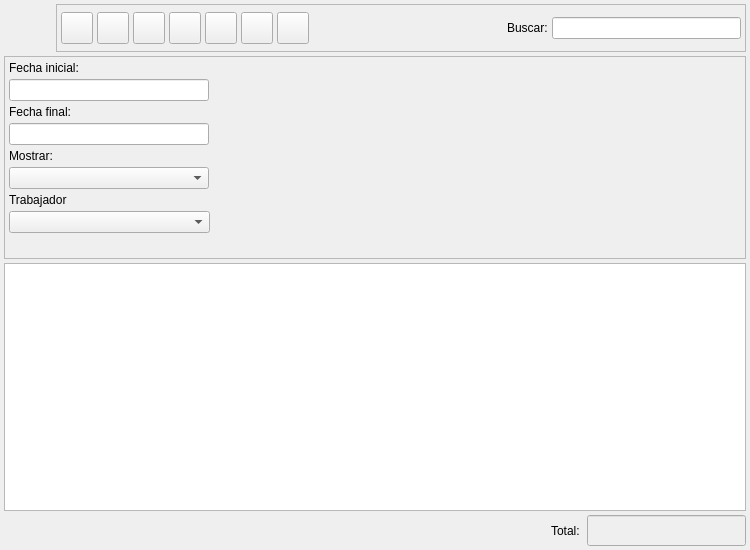
<?xml version="1.0" encoding="UTF-8"?>
<ui version="4.0">
 <author>Tomeu Borras</author>
 <class>FacturaIVAIncClienteListBase</class>
 <widget class="QWidget" name="FacturaIVAIncClienteListBase">
  <property name="enabled">
   <bool>true</bool>
  </property>
  <property name="geometry">
   <rect>
    <x>0</x>
    <y>0</y>
    <width>750</width>
    <height>550</height>
   </rect>
  </property>
  <property name="minimumSize">
   <size>
    <width>750</width>
    <height>550</height>
   </size>
  </property>
  <property name="windowTitle">
   <string>Facturas a clientes (IVA inc)</string>
  </property>
  <property name="windowIcon">
   <iconset resource="../../../bulmages.qrc">
    <normaloff>:/Images/client-delivery-note-list.png</normaloff>:/Images/client-delivery-note-list.png</iconset>
  </property>
  <layout class="QGridLayout">
   <property name="margin">
    <number>4</number>
   </property>
   <property name="spacing">
    <number>4</number>
   </property>
   <item row="1" column="0">
    <widget class="QFrame" name="m_busqueda">
     <property name="minimumSize">
      <size>
       <width>16</width>
       <height>185</height>
      </size>
     </property>
     <property name="frameShape">
      <enum>QFrame::StyledPanel</enum>
     </property>
     <property name="frameShadow">
      <enum>QFrame::Raised</enum>
     </property>
     <layout class="QGridLayout">
      <property name="margin">
       <number>4</number>
      </property>
      <property name="spacing">
       <number>4</number>
      </property>
      <item row="8" column="0">
       <spacer>
        <property name="orientation">
         <enum>Qt::Vertical</enum>
        </property>
        <property name="sizeType">
         <enum>QSizePolicy::Preferred</enum>
        </property>
        <property name="sizeHint" stdset="0">
         <size>
          <width>201</width>
          <height>21</height>
         </size>
        </property>
       </spacer>
      </item>
      <item row="4" column="0">
       <widget class="QLabel" name="label_2">
        <property name="text">
         <string>Mostrar:</string>
        </property>
        <property name="alignment">
         <set>Qt::AlignLeading|Qt::AlignLeft|Qt::AlignVCenter</set>
        </property>
       </widget>
      </item>
      <item row="0" column="1" rowspan="9">
       <layout class="QVBoxLayout">
        <property name="spacing">
         <number>4</number>
        </property>
        <property name="margin">
         <number>0</number>
        </property>
        <item>
         <widget class="BfBuscarArticulo" name="m_articulo" native="true">
          <property name="sizePolicy">
           <sizepolicy hsizetype="Expanding" vsizetype="Preferred">
            <horstretch>0</horstretch>
            <verstretch>0</verstretch>
           </sizepolicy>
          </property>
         </widget>
        </item>
        <item>
         <widget class="BlSearchWidget" name="m_cliente" native="true">
          <property name="sizePolicy">
           <sizepolicy hsizetype="Expanding" vsizetype="Preferred">
            <horstretch>0</horstretch>
            <verstretch>0</verstretch>
           </sizepolicy>
          </property>
          <property name="minimumSize">
           <size>
            <width>250</width>
            <height>0</height>
           </size>
          </property>
         </widget>
        </item>
       </layout>
      </item>
      <item row="5" column="0">
       <widget class="QComboBox" name="mui_procesada">
        <property name="sizePolicy">
         <sizepolicy hsizetype="Fixed" vsizetype="Preferred">
          <horstretch>0</horstretch>
          <verstretch>0</verstretch>
         </sizepolicy>
        </property>
        <property name="minimumSize">
         <size>
          <width>200</width>
          <height>21</height>
         </size>
        </property>
        <property name="focusPolicy">
         <enum>Qt::StrongFocus</enum>
        </property>
        <property name="frame">
         <bool>true</bool>
        </property>
       </widget>
      </item>
      <item row="0" column="0">
       <widget class="QLabel" name="textLabel1_4">
        <property name="text">
         <string>Fecha inicial:</string>
        </property>
       </widget>
      </item>
      <item row="2" column="0">
       <widget class="QLabel" name="textLabel1_4_2">
        <property name="text">
         <string>Fecha final:</string>
        </property>
       </widget>
      </item>
      <item row="3" column="0">
       <widget class="BlDateSearch" name="m_fechafin">
        <property name="sizePolicy">
         <sizepolicy hsizetype="Fixed" vsizetype="Preferred">
          <horstretch>0</horstretch>
          <verstretch>0</verstretch>
         </sizepolicy>
        </property>
        <property name="minimumSize">
         <size>
          <width>200</width>
          <height>21</height>
         </size>
        </property>
       </widget>
      </item>
      <item row="1" column="0">
       <widget class="BlDateSearch" name="m_fechain">
        <property name="sizePolicy">
         <sizepolicy hsizetype="Fixed" vsizetype="Preferred">
          <horstretch>0</horstretch>
          <verstretch>0</verstretch>
         </sizepolicy>
        </property>
        <property name="minimumSize">
         <size>
          <width>200</width>
          <height>21</height>
         </size>
        </property>
       </widget>
      </item>
      <item row="7" column="0">
       <widget class="BlComboBox" name="m_idtrabajador"/>
      </item>
      <item row="6" column="0">
       <widget class="QLabel" name="label_3">
        <property name="text">
         <string>Trabajador</string>
        </property>
       </widget>
      </item>
     </layout>
    </widget>
   </item>
   <item row="2" column="0">
    <widget class="FacturaIVAIncClienteListSubform" name="mui_list"/>
   </item>
   <item row="3" column="0">
    <layout class="QHBoxLayout">
     <property name="spacing">
      <number>4</number>
     </property>
     <property name="margin">
      <number>0</number>
     </property>
     <item>
      <spacer>
       <property name="orientation">
        <enum>Qt::Horizontal</enum>
       </property>
       <property name="sizeType">
        <enum>QSizePolicy::Expanding</enum>
       </property>
       <property name="sizeHint" stdset="0">
        <size>
         <width>340</width>
         <height>21</height>
        </size>
       </property>
      </spacer>
     </item>
     <item>
      <widget class="QLabel" name="textLabel1_3">
       <property name="text">
        <string>Total: </string>
       </property>
      </widget>
     </item>
     <item>
      <widget class="QLineEdit" name="m_total">
       <property name="enabled">
        <bool>true</bool>
       </property>
       <property name="sizePolicy">
        <sizepolicy hsizetype="Preferred" vsizetype="Fixed">
         <horstretch>0</horstretch>
         <verstretch>0</verstretch>
        </sizepolicy>
       </property>
       <property name="minimumSize">
        <size>
         <width>150</width>
         <height>0</height>
        </size>
       </property>
       <property name="palette">
        <palette>
         <active>
          <colorrole role="WindowText">
           <brush brushstyle="SolidPattern">
            <color alpha="255">
             <red>0</red>
             <green>0</green>
             <blue>0</blue>
            </color>
           </brush>
          </colorrole>
          <colorrole role="Button">
           <brush brushstyle="SolidPattern">
            <color alpha="255">
             <red>221</red>
             <green>223</green>
             <blue>228</blue>
            </color>
           </brush>
          </colorrole>
          <colorrole role="Light">
           <brush brushstyle="SolidPattern">
            <color alpha="255">
             <red>255</red>
             <green>255</green>
             <blue>255</blue>
            </color>
           </brush>
          </colorrole>
          <colorrole role="Midlight">
           <brush brushstyle="SolidPattern">
            <color alpha="255">
             <red>255</red>
             <green>255</green>
             <blue>255</blue>
            </color>
           </brush>
          </colorrole>
          <colorrole role="Dark">
           <brush brushstyle="SolidPattern">
            <color alpha="255">
             <red>85</red>
             <green>85</green>
             <blue>85</blue>
            </color>
           </brush>
          </colorrole>
          <colorrole role="Mid">
           <brush brushstyle="SolidPattern">
            <color alpha="255">
             <red>199</red>
             <green>199</green>
             <blue>199</blue>
            </color>
           </brush>
          </colorrole>
          <colorrole role="Text">
           <brush brushstyle="SolidPattern">
            <color alpha="255">
             <red>0</red>
             <green>0</green>
             <blue>0</blue>
            </color>
           </brush>
          </colorrole>
          <colorrole role="BrightText">
           <brush brushstyle="SolidPattern">
            <color alpha="255">
             <red>255</red>
             <green>255</green>
             <blue>255</blue>
            </color>
           </brush>
          </colorrole>
          <colorrole role="ButtonText">
           <brush brushstyle="SolidPattern">
            <color alpha="255">
             <red>0</red>
             <green>0</green>
             <blue>0</blue>
            </color>
           </brush>
          </colorrole>
          <colorrole role="Base">
           <brush brushstyle="SolidPattern">
            <color alpha="255">
             <red>239</red>
             <green>239</green>
             <blue>239</blue>
            </color>
           </brush>
          </colorrole>
          <colorrole role="Window">
           <brush brushstyle="SolidPattern">
            <color alpha="255">
             <red>239</red>
             <green>239</green>
             <blue>239</blue>
            </color>
           </brush>
          </colorrole>
          <colorrole role="Shadow">
           <brush brushstyle="SolidPattern">
            <color alpha="255">
             <red>0</red>
             <green>0</green>
             <blue>0</blue>
            </color>
           </brush>
          </colorrole>
          <colorrole role="Highlight">
           <brush brushstyle="SolidPattern">
            <color alpha="255">
             <red>103</red>
             <green>141</green>
             <blue>178</blue>
            </color>
           </brush>
          </colorrole>
          <colorrole role="HighlightedText">
           <brush brushstyle="SolidPattern">
            <color alpha="255">
             <red>255</red>
             <green>255</green>
             <blue>255</blue>
            </color>
           </brush>
          </colorrole>
          <colorrole role="Link">
           <brush brushstyle="SolidPattern">
            <color alpha="255">
             <red>0</red>
             <green>0</green>
             <blue>238</blue>
            </color>
           </brush>
          </colorrole>
          <colorrole role="LinkVisited">
           <brush brushstyle="SolidPattern">
            <color alpha="255">
             <red>82</red>
             <green>24</green>
             <blue>139</blue>
            </color>
           </brush>
          </colorrole>
          <colorrole role="AlternateBase">
           <brush brushstyle="SolidPattern">
            <color alpha="255">
             <red>232</red>
             <green>232</green>
             <blue>232</blue>
            </color>
           </brush>
          </colorrole>
         </active>
         <inactive>
          <colorrole role="WindowText">
           <brush brushstyle="SolidPattern">
            <color alpha="255">
             <red>0</red>
             <green>0</green>
             <blue>0</blue>
            </color>
           </brush>
          </colorrole>
          <colorrole role="Button">
           <brush brushstyle="SolidPattern">
            <color alpha="255">
             <red>221</red>
             <green>223</green>
             <blue>228</blue>
            </color>
           </brush>
          </colorrole>
          <colorrole role="Light">
           <brush brushstyle="SolidPattern">
            <color alpha="255">
             <red>255</red>
             <green>255</green>
             <blue>255</blue>
            </color>
           </brush>
          </colorrole>
          <colorrole role="Midlight">
           <brush brushstyle="SolidPattern">
            <color alpha="255">
             <red>255</red>
             <green>255</green>
             <blue>255</blue>
            </color>
           </brush>
          </colorrole>
          <colorrole role="Dark">
           <brush brushstyle="SolidPattern">
            <color alpha="255">
             <red>85</red>
             <green>85</green>
             <blue>85</blue>
            </color>
           </brush>
          </colorrole>
          <colorrole role="Mid">
           <brush brushstyle="SolidPattern">
            <color alpha="255">
             <red>199</red>
             <green>199</green>
             <blue>199</blue>
            </color>
           </brush>
          </colorrole>
          <colorrole role="Text">
           <brush brushstyle="SolidPattern">
            <color alpha="255">
             <red>0</red>
             <green>0</green>
             <blue>0</blue>
            </color>
           </brush>
          </colorrole>
          <colorrole role="BrightText">
           <brush brushstyle="SolidPattern">
            <color alpha="255">
             <red>255</red>
             <green>255</green>
             <blue>255</blue>
            </color>
           </brush>
          </colorrole>
          <colorrole role="ButtonText">
           <brush brushstyle="SolidPattern">
            <color alpha="255">
             <red>0</red>
             <green>0</green>
             <blue>0</blue>
            </color>
           </brush>
          </colorrole>
          <colorrole role="Base">
           <brush brushstyle="SolidPattern">
            <color alpha="255">
             <red>239</red>
             <green>239</green>
             <blue>239</blue>
            </color>
           </brush>
          </colorrole>
          <colorrole role="Window">
           <brush brushstyle="SolidPattern">
            <color alpha="255">
             <red>239</red>
             <green>239</green>
             <blue>239</blue>
            </color>
           </brush>
          </colorrole>
          <colorrole role="Shadow">
           <brush brushstyle="SolidPattern">
            <color alpha="255">
             <red>0</red>
             <green>0</green>
             <blue>0</blue>
            </color>
           </brush>
          </colorrole>
          <colorrole role="Highlight">
           <brush brushstyle="SolidPattern">
            <color alpha="255">
             <red>103</red>
             <green>141</green>
             <blue>178</blue>
            </color>
           </brush>
          </colorrole>
          <colorrole role="HighlightedText">
           <brush brushstyle="SolidPattern">
            <color alpha="255">
             <red>255</red>
             <green>255</green>
             <blue>255</blue>
            </color>
           </brush>
          </colorrole>
          <colorrole role="Link">
           <brush brushstyle="SolidPattern">
            <color alpha="255">
             <red>0</red>
             <green>0</green>
             <blue>238</blue>
            </color>
           </brush>
          </colorrole>
          <colorrole role="LinkVisited">
           <brush brushstyle="SolidPattern">
            <color alpha="255">
             <red>82</red>
             <green>24</green>
             <blue>139</blue>
            </color>
           </brush>
          </colorrole>
          <colorrole role="AlternateBase">
           <brush brushstyle="SolidPattern">
            <color alpha="255">
             <red>232</red>
             <green>232</green>
             <blue>232</blue>
            </color>
           </brush>
          </colorrole>
         </inactive>
         <disabled>
          <colorrole role="WindowText">
           <brush brushstyle="SolidPattern">
            <color alpha="255">
             <red>128</red>
             <green>128</green>
             <blue>128</blue>
            </color>
           </brush>
          </colorrole>
          <colorrole role="Button">
           <brush brushstyle="SolidPattern">
            <color alpha="255">
             <red>221</red>
             <green>223</green>
             <blue>228</blue>
            </color>
           </brush>
          </colorrole>
          <colorrole role="Light">
           <brush brushstyle="SolidPattern">
            <color alpha="255">
             <red>255</red>
             <green>255</green>
             <blue>255</blue>
            </color>
           </brush>
          </colorrole>
          <colorrole role="Midlight">
           <brush brushstyle="SolidPattern">
            <color alpha="255">
             <red>255</red>
             <green>255</green>
             <blue>255</blue>
            </color>
           </brush>
          </colorrole>
          <colorrole role="Dark">
           <brush brushstyle="SolidPattern">
            <color alpha="255">
             <red>85</red>
             <green>85</green>
             <blue>85</blue>
            </color>
           </brush>
          </colorrole>
          <colorrole role="Mid">
           <brush brushstyle="SolidPattern">
            <color alpha="255">
             <red>199</red>
             <green>199</green>
             <blue>199</blue>
            </color>
           </brush>
          </colorrole>
          <colorrole role="Text">
           <brush brushstyle="SolidPattern">
            <color alpha="255">
             <red>199</red>
             <green>199</green>
             <blue>199</blue>
            </color>
           </brush>
          </colorrole>
          <colorrole role="BrightText">
           <brush brushstyle="SolidPattern">
            <color alpha="255">
             <red>255</red>
             <green>255</green>
             <blue>255</blue>
            </color>
           </brush>
          </colorrole>
          <colorrole role="ButtonText">
           <brush brushstyle="SolidPattern">
            <color alpha="255">
             <red>128</red>
             <green>128</green>
             <blue>128</blue>
            </color>
           </brush>
          </colorrole>
          <colorrole role="Base">
           <brush brushstyle="SolidPattern">
            <color alpha="255">
             <red>239</red>
             <green>239</green>
             <blue>239</blue>
            </color>
           </brush>
          </colorrole>
          <colorrole role="Window">
           <brush brushstyle="SolidPattern">
            <color alpha="255">
             <red>239</red>
             <green>239</green>
             <blue>239</blue>
            </color>
           </brush>
          </colorrole>
          <colorrole role="Shadow">
           <brush brushstyle="SolidPattern">
            <color alpha="255">
             <red>0</red>
             <green>0</green>
             <blue>0</blue>
            </color>
           </brush>
          </colorrole>
          <colorrole role="Highlight">
           <brush brushstyle="SolidPattern">
            <color alpha="255">
             <red>86</red>
             <green>117</green>
             <blue>148</blue>
            </color>
           </brush>
          </colorrole>
          <colorrole role="HighlightedText">
           <brush brushstyle="SolidPattern">
            <color alpha="255">
             <red>255</red>
             <green>255</green>
             <blue>255</blue>
            </color>
           </brush>
          </colorrole>
          <colorrole role="Link">
           <brush brushstyle="SolidPattern">
            <color alpha="255">
             <red>0</red>
             <green>0</green>
             <blue>238</blue>
            </color>
           </brush>
          </colorrole>
          <colorrole role="LinkVisited">
           <brush brushstyle="SolidPattern">
            <color alpha="255">
             <red>82</red>
             <green>24</green>
             <blue>139</blue>
            </color>
           </brush>
          </colorrole>
          <colorrole role="AlternateBase">
           <brush brushstyle="SolidPattern">
            <color alpha="255">
             <red>232</red>
             <green>232</green>
             <blue>232</blue>
            </color>
           </brush>
          </colorrole>
         </disabled>
        </palette>
       </property>
       <property name="font">
        <font>
         <family>Sans Serif</family>
         <pointsize>12</pointsize>
         <weight>75</weight>
         <italic>false</italic>
         <bold>true</bold>
         <underline>false</underline>
         <strikeout>false</strikeout>
        </font>
       </property>
       <property name="alignment">
        <set>Qt::AlignRight</set>
       </property>
       <property name="readOnly">
        <bool>true</bool>
       </property>
      </widget>
     </item>
    </layout>
   </item>
   <item row="0" column="0">
    <layout class="QHBoxLayout">
     <property name="spacing">
      <number>4</number>
     </property>
     <property name="margin">
      <number>0</number>
     </property>
     <item>
      <widget class="QLabel" name="label">
       <property name="minimumSize">
        <size>
         <width>48</width>
         <height>48</height>
        </size>
       </property>
       <property name="maximumSize">
        <size>
         <width>48</width>
         <height>48</height>
        </size>
       </property>
       <property name="text">
        <string/>
       </property>
       <property name="pixmap">
        <pixmap resource="../../../bulmages.qrc">:/Images/client-delivery-note-list.png</pixmap>
       </property>
       <property name="scaledContents">
        <bool>true</bool>
       </property>
      </widget>
     </item>
     <item>
      <widget class="QFrame" name="m_botonera">
       <property name="frameShape">
        <enum>QFrame::StyledPanel</enum>
       </property>
       <property name="frameShadow">
        <enum>QFrame::Raised</enum>
       </property>
       <layout class="QHBoxLayout">
        <property name="spacing">
         <number>4</number>
        </property>
        <property name="margin">
         <number>4</number>
        </property>
        <item>
         <widget class="QToolButton" name="mui_crear">
          <property name="minimumSize">
           <size>
            <width>32</width>
            <height>32</height>
           </size>
          </property>
          <property name="maximumSize">
           <size>
            <width>32</width>
            <height>32</height>
           </size>
          </property>
          <property name="toolTip">
           <string>Nuevo facturaivainc</string>
          </property>
          <property name="whatsThis">
           <string>Nuevo facturaivainc</string>
          </property>
          <property name="text">
           <string/>
          </property>
          <property name="icon">
           <iconset resource="../../../bulmages.qrc">
            <normaloff>:/Images/document-new.png</normaloff>:/Images/document-new.png</iconset>
          </property>
          <property name="iconSize">
           <size>
            <width>22</width>
            <height>22</height>
           </size>
          </property>
          <property name="shortcut">
           <string>Ctrl+N</string>
          </property>
         </widget>
        </item>
        <item>
         <widget class="QToolButton" name="mui_editar">
          <property name="minimumSize">
           <size>
            <width>32</width>
            <height>32</height>
           </size>
          </property>
          <property name="maximumSize">
           <size>
            <width>32</width>
            <height>32</height>
           </size>
          </property>
          <property name="toolTip">
           <string>Editar facturaivainc</string>
          </property>
          <property name="whatsThis">
           <string>Editar facturaivainc</string>
          </property>
          <property name="text">
           <string/>
          </property>
          <property name="icon">
           <iconset resource="../../../bulmages.qrc">
            <normaloff>:/Images/document-open.png</normaloff>:/Images/document-open.png</iconset>
          </property>
          <property name="iconSize">
           <size>
            <width>22</width>
            <height>22</height>
           </size>
          </property>
          <property name="shortcut">
           <string>Ctrl+E</string>
          </property>
         </widget>
        </item>
        <item>
         <widget class="QToolButton" name="mui_borrar">
          <property name="minimumSize">
           <size>
            <width>32</width>
            <height>32</height>
           </size>
          </property>
          <property name="maximumSize">
           <size>
            <width>32</width>
            <height>32</height>
           </size>
          </property>
          <property name="toolTip">
           <string>Borrar facturaivainc</string>
          </property>
          <property name="whatsThis">
           <string>Borrar facturaivainc</string>
          </property>
          <property name="text">
           <string/>
          </property>
          <property name="icon">
           <iconset resource="../../../bulmages.qrc">
            <normaloff>:/Images/edit-delete.png</normaloff>:/Images/edit-delete.png</iconset>
          </property>
          <property name="iconSize">
           <size>
            <width>22</width>
            <height>22</height>
           </size>
          </property>
          <property name="shortcut">
           <string>Ctrl+D</string>
          </property>
         </widget>
        </item>
        <item>
         <widget class="QToolButton" name="mui_imprimir">
          <property name="minimumSize">
           <size>
            <width>32</width>
            <height>32</height>
           </size>
          </property>
          <property name="maximumSize">
           <size>
            <width>32</width>
            <height>32</height>
           </size>
          </property>
          <property name="toolTip">
           <string>Imprimir listado</string>
          </property>
          <property name="whatsThis">
           <string>Imprimir listado</string>
          </property>
          <property name="text">
           <string/>
          </property>
          <property name="icon">
           <iconset resource="../../../bulmages.qrc">
            <normaloff>:/Images/document-print.png</normaloff>:/Images/document-print.png</iconset>
          </property>
          <property name="iconSize">
           <size>
            <width>22</width>
            <height>22</height>
           </size>
          </property>
          <property name="shortcut">
           <string>Ctrl+P</string>
          </property>
         </widget>
        </item>
        <item>
         <widget class="QToolButton" name="mui_filtrar">
          <property name="minimumSize">
           <size>
            <width>32</width>
            <height>32</height>
           </size>
          </property>
          <property name="maximumSize">
           <size>
            <width>32</width>
            <height>32</height>
           </size>
          </property>
          <property name="toolTip">
           <string>Filtrar facturaivaincs</string>
          </property>
          <property name="whatsThis">
           <string>Filtrar facturaivaincs</string>
          </property>
          <property name="text">
           <string/>
          </property>
          <property name="icon">
           <iconset resource="../../../bulmages.qrc">
            <normaloff>:/Images/edit-find.png</normaloff>:/Images/edit-find.png</iconset>
          </property>
          <property name="iconSize">
           <size>
            <width>22</width>
            <height>22</height>
           </size>
          </property>
          <property name="shortcut">
           <string>Ctrl+F</string>
          </property>
          <property name="checkable">
           <bool>true</bool>
          </property>
          <property name="checked">
           <bool>false</bool>
          </property>
         </widget>
        </item>
        <item>
         <widget class="QToolButton" name="mui_configurar">
          <property name="minimumSize">
           <size>
            <width>32</width>
            <height>32</height>
           </size>
          </property>
          <property name="maximumSize">
           <size>
            <width>32</width>
            <height>32</height>
           </size>
          </property>
          <property name="toolTip">
           <string>Configurar listado</string>
          </property>
          <property name="whatsThis">
           <string>Configurar listado</string>
          </property>
          <property name="text">
           <string/>
          </property>
          <property name="icon">
           <iconset resource="../../../bulmages.qrc">
            <normaloff>:/Images/document-properties.png</normaloff>:/Images/document-properties.png</iconset>
          </property>
          <property name="iconSize">
           <size>
            <width>22</width>
            <height>22</height>
           </size>
          </property>
          <property name="shortcut">
           <string>Ctrl+B</string>
          </property>
          <property name="checkable">
           <bool>true</bool>
          </property>
         </widget>
        </item>
        <item>
         <widget class="QToolButton" name="mui_actualizar">
          <property name="minimumSize">
           <size>
            <width>32</width>
            <height>32</height>
           </size>
          </property>
          <property name="maximumSize">
           <size>
            <width>32</width>
            <height>32</height>
           </size>
          </property>
          <property name="toolTip">
           <string>Actualizar listado</string>
          </property>
          <property name="whatsThis">
           <string>Actualizar listado</string>
          </property>
          <property name="text">
           <string/>
          </property>
          <property name="icon">
           <iconset resource="../../../bulmages.qrc">
            <normaloff>:/Images/view-refresh.png</normaloff>:/Images/view-refresh.png</iconset>
          </property>
          <property name="iconSize">
           <size>
            <width>22</width>
            <height>22</height>
           </size>
          </property>
          <property name="shortcut">
           <string>F5</string>
          </property>
         </widget>
        </item>
        <item>
         <widget class="QFrame" name="mui_plugbotones">
          <property name="sizePolicy">
           <sizepolicy hsizetype="Minimum" vsizetype="Preferred">
            <horstretch>0</horstretch>
            <verstretch>0</verstretch>
           </sizepolicy>
          </property>
          <property name="frameShape">
           <enum>QFrame::NoFrame</enum>
          </property>
          <property name="frameShadow">
           <enum>QFrame::Plain</enum>
          </property>
          <property name="lineWidth">
           <number>0</number>
          </property>
         </widget>
        </item>
        <item>
         <spacer>
          <property name="orientation">
           <enum>Qt::Horizontal</enum>
          </property>
          <property name="sizeType">
           <enum>QSizePolicy::Expanding</enum>
          </property>
          <property name="sizeHint" stdset="0">
           <size>
            <width>101</width>
            <height>34</height>
           </size>
          </property>
         </spacer>
        </item>
        <item>
         <widget class="QLabel" name="textLabel1">
          <property name="text">
           <string>Buscar:</string>
          </property>
         </widget>
        </item>
        <item>
         <widget class="QLineEdit" name="m_filtro">
          <property name="minimumSize">
           <size>
            <width>150</width>
            <height>0</height>
           </size>
          </property>
         </widget>
        </item>
       </layout>
      </widget>
     </item>
    </layout>
   </item>
  </layout>
 </widget>
 <layoutdefault spacing="3" margin="5"/>
 <customwidgets>
  <customwidget>
   <class>BlDateSearch</class>
   <extends>QLineEdit</extends>
   <header>../../bulmalib/src/bldatesearch.h</header>
  </customwidget>
  <customwidget>
   <class>BfBuscarArticulo</class>
   <extends>QWidget</extends>
   <header>bfbuscararticulo.h</header>
  </customwidget>
  <customwidget>
   <class>FacturaIVAIncClienteListSubform</class>
   <extends>QTableWidget</extends>
   <header>facturaivaincclientelist.h</header>
  </customwidget>
  <customwidget>
   <class>BlSearchWidget</class>
   <extends>QWidget</extends>
   <header>blsearchwidget.h</header>
  </customwidget>
  <customwidget>
   <class>BlComboBox</class>
   <extends>QComboBox</extends>
   <header>blcombobox.h</header>
  </customwidget>
 </customwidgets>
 <resources>
  <include location="../../../bulmages.qrc"/>
 </resources>
</ui>
